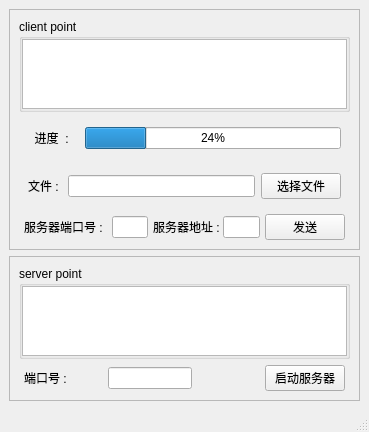
<?xml version="1.0" encoding="UTF-8"?>
<ui version="4.0">
 <class>MainWindow</class>
 <widget class="QMainWindow" name="MainWindow">
  <property name="geometry">
   <rect>
    <x>0</x>
    <y>0</y>
    <width>369</width>
    <height>333</height>
   </rect>
  </property>
  <property name="windowTitle">
   <string>MainWindow</string>
  </property>
  <widget class="QWidget" name="centralwidget">
   <layout class="QVBoxLayout" name="verticalLayout_3">
    <item>
     <widget class="QFrame" name="frame">
      <property name="frameShape">
       <enum>QFrame::StyledPanel</enum>
      </property>
      <property name="frameShadow">
       <enum>QFrame::Raised</enum>
      </property>
      <layout class="QVBoxLayout" name="verticalLayout">
       <item>
        <widget class="QGroupBox" name="groupBox">
         <property name="title">
          <string>client point </string>
         </property>
         <layout class="QHBoxLayout" name="horizontalLayout_6">
          <property name="spacing">
           <number>0</number>
          </property>
          <property name="leftMargin">
           <number>0</number>
          </property>
          <property name="topMargin">
           <number>0</number>
          </property>
          <property name="rightMargin">
           <number>0</number>
          </property>
          <property name="bottomMargin">
           <number>0</number>
          </property>
          <item>
           <widget class="QPlainTextEdit" name="record_cli"/>
          </item>
         </layout>
        </widget>
       </item>
       <item>
        <widget class="QWidget" name="widget_6" native="true">
         <layout class="QHBoxLayout" name="horizontalLayout_8">
          <item>
           <widget class="QLabel" name="label_4">
            <property name="text">
             <string>  进度  :   </string>
            </property>
           </widget>
          </item>
          <item>
           <widget class="QProgressBar" name="processBar_client">
            <property name="value">
             <number>24</number>
            </property>
            <property name="orientation">
             <enum>Qt::Horizontal</enum>
            </property>
           </widget>
          </item>
         </layout>
        </widget>
       </item>
       <item>
        <widget class="QWidget" name="widget_5" native="true">
         <layout class="QHBoxLayout" name="horizontalLayout_5">
          <item>
           <widget class="QLabel" name="label_3">
            <property name="text">
             <string>文件 : </string>
            </property>
           </widget>
          </item>
          <item>
           <widget class="QLineEdit" name="file_path_cli"/>
          </item>
          <item>
           <widget class="QPushButton" name="selectFile_client">
            <property name="text">
             <string>选择文件</string>
            </property>
           </widget>
          </item>
         </layout>
        </widget>
       </item>
       <item>
        <widget class="QWidget" name="widget_4" native="true">
         <layout class="QHBoxLayout" name="horizontalLayout_4">
          <property name="spacing">
           <number>0</number>
          </property>
          <property name="leftMargin">
           <number>0</number>
          </property>
          <property name="topMargin">
           <number>0</number>
          </property>
          <property name="rightMargin">
           <number>5</number>
          </property>
          <property name="bottomMargin">
           <number>0</number>
          </property>
          <item>
           <widget class="QWidget" name="widget_3" native="true">
            <layout class="QHBoxLayout" name="horizontalLayout_3">
             <property name="spacing">
              <number>0</number>
             </property>
             <property name="leftMargin">
              <number>0</number>
             </property>
             <property name="topMargin">
              <number>0</number>
             </property>
             <property name="rightMargin">
              <number>0</number>
             </property>
             <property name="bottomMargin">
              <number>0</number>
             </property>
             <item>
              <widget class="QWidget" name="widget" native="true">
               <layout class="QHBoxLayout" name="horizontalLayout">
                <property name="leftMargin">
                 <number>5</number>
                </property>
                <property name="topMargin">
                 <number>0</number>
                </property>
                <property name="rightMargin">
                 <number>5</number>
                </property>
                <property name="bottomMargin">
                 <number>0</number>
                </property>
                <item>
                 <widget class="QLabel" name="label">
                  <property name="text">
                   <string>服务器端口号 : </string>
                  </property>
                 </widget>
                </item>
                <item>
                 <widget class="QLineEdit" name="port_client"/>
                </item>
               </layout>
              </widget>
             </item>
             <item>
              <widget class="QWidget" name="widget_2" native="true">
               <layout class="QHBoxLayout" name="horizontalLayout_2">
                <property name="spacing">
                 <number>0</number>
                </property>
                <property name="leftMargin">
                 <number>0</number>
                </property>
                <property name="topMargin">
                 <number>0</number>
                </property>
                <property name="rightMargin">
                 <number>5</number>
                </property>
                <property name="bottomMargin">
                 <number>0</number>
                </property>
                <item>
                 <widget class="QLabel" name="label_2">
                  <property name="text">
                   <string>服务器地址 : </string>
                  </property>
                 </widget>
                </item>
                <item>
                 <widget class="QLineEdit" name="ip_client"/>
                </item>
               </layout>
              </widget>
             </item>
            </layout>
           </widget>
          </item>
          <item>
           <widget class="QPushButton" name="sendFile_client">
            <property name="text">
             <string>发送</string>
            </property>
           </widget>
          </item>
         </layout>
        </widget>
       </item>
      </layout>
     </widget>
    </item>
    <item>
     <widget class="QFrame" name="frame_2">
      <property name="frameShape">
       <enum>QFrame::StyledPanel</enum>
      </property>
      <property name="frameShadow">
       <enum>QFrame::Raised</enum>
      </property>
      <layout class="QVBoxLayout" name="verticalLayout_2">
       <item>
        <widget class="QGroupBox" name="groupBox_2">
         <property name="title">
          <string>server point</string>
         </property>
         <layout class="QHBoxLayout" name="horizontalLayout_7">
          <property name="spacing">
           <number>0</number>
          </property>
          <property name="leftMargin">
           <number>0</number>
          </property>
          <property name="topMargin">
           <number>0</number>
          </property>
          <property name="rightMargin">
           <number>0</number>
          </property>
          <property name="bottomMargin">
           <number>0</number>
          </property>
          <item>
           <widget class="QPlainTextEdit" name="record_serv"/>
          </item>
         </layout>
        </widget>
       </item>
       <item>
        <widget class="QWidget" name="widget_7" native="true">
         <layout class="QHBoxLayout" name="horizontalLayout_9">
          <property name="spacing">
           <number>0</number>
          </property>
          <property name="leftMargin">
           <number>0</number>
          </property>
          <property name="topMargin">
           <number>0</number>
          </property>
          <property name="rightMargin">
           <number>5</number>
          </property>
          <property name="bottomMargin">
           <number>0</number>
          </property>
          <item>
           <widget class="QWidget" name="widget_8" native="true">
            <layout class="QHBoxLayout" name="horizontalLayout_10">
             <property name="spacing">
              <number>0</number>
             </property>
             <property name="leftMargin">
              <number>0</number>
             </property>
             <property name="topMargin">
              <number>0</number>
             </property>
             <property name="rightMargin">
              <number>0</number>
             </property>
             <property name="bottomMargin">
              <number>0</number>
             </property>
             <item>
              <widget class="QWidget" name="widget_9" native="true">
               <layout class="QHBoxLayout" name="horizontalLayout_11">
                <property name="leftMargin">
                 <number>5</number>
                </property>
                <property name="topMargin">
                 <number>0</number>
                </property>
                <property name="rightMargin">
                 <number>5</number>
                </property>
                <property name="bottomMargin">
                 <number>0</number>
                </property>
                <item>
                 <widget class="QLabel" name="label_5">
                  <property name="text">
                   <string>端口号 : </string>
                  </property>
                 </widget>
                </item>
                <item>
                 <spacer name="horizontalSpacer">
                  <property name="orientation">
                   <enum>Qt::Horizontal</enum>
                  </property>
                  <property name="sizeHint" stdset="0">
                   <size>
                    <width>40</width>
                    <height>20</height>
                   </size>
                  </property>
                 </spacer>
                </item>
                <item>
                 <spacer name="horizontalSpacer_6">
                  <property name="orientation">
                   <enum>Qt::Horizontal</enum>
                  </property>
                  <property name="sizeHint" stdset="0">
                   <size>
                    <width>40</width>
                    <height>20</height>
                   </size>
                  </property>
                 </spacer>
                </item>
                <item>
                 <widget class="QLineEdit" name="port_server"/>
                </item>
                <item>
                 <spacer name="horizontalSpacer_5">
                  <property name="orientation">
                   <enum>Qt::Horizontal</enum>
                  </property>
                  <property name="sizeHint" stdset="0">
                   <size>
                    <width>40</width>
                    <height>20</height>
                   </size>
                  </property>
                 </spacer>
                </item>
                <item>
                 <spacer name="horizontalSpacer_4">
                  <property name="orientation">
                   <enum>Qt::Horizontal</enum>
                  </property>
                  <property name="sizeHint" stdset="0">
                   <size>
                    <width>40</width>
                    <height>20</height>
                   </size>
                  </property>
                 </spacer>
                </item>
                <item>
                 <spacer name="horizontalSpacer_3">
                  <property name="orientation">
                   <enum>Qt::Horizontal</enum>
                  </property>
                  <property name="sizeHint" stdset="0">
                   <size>
                    <width>40</width>
                    <height>20</height>
                   </size>
                  </property>
                 </spacer>
                </item>
                <item>
                 <spacer name="horizontalSpacer_2">
                  <property name="orientation">
                   <enum>Qt::Horizontal</enum>
                  </property>
                  <property name="sizeHint" stdset="0">
                   <size>
                    <width>40</width>
                    <height>20</height>
                   </size>
                  </property>
                 </spacer>
                </item>
               </layout>
              </widget>
             </item>
             <item>
              <widget class="QWidget" name="widget_10" native="true">
               <layout class="QHBoxLayout" name="horizontalLayout_12">
                <property name="spacing">
                 <number>0</number>
                </property>
                <property name="leftMargin">
                 <number>0</number>
                </property>
                <property name="topMargin">
                 <number>0</number>
                </property>
                <property name="rightMargin">
                 <number>5</number>
                </property>
                <property name="bottomMargin">
                 <number>0</number>
                </property>
               </layout>
              </widget>
             </item>
            </layout>
           </widget>
          </item>
          <item>
           <widget class="QPushButton" name="launch_server">
            <property name="text">
             <string>启动服务器</string>
            </property>
           </widget>
          </item>
         </layout>
        </widget>
       </item>
      </layout>
     </widget>
    </item>
   </layout>
  </widget>
  <widget class="QStatusBar" name="statusbar"/>
 </widget>
 <resources/>
 <connections/>
</ui>
